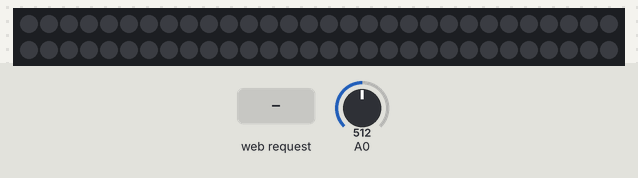
Bench run of a sketch on a simulated ESP8266 (NodeMCU). On the bench: 60 RGB LEDs in strip order, left to right, continuing on the next row. Inputs (shaded band) come from the test bench; at power-on: A0 = 512. Dim RGB values are drawn brighter than linear; WiFi joins after 1.5 s; servers stay silent unless stated; network time is answered at once with the bench clock; the local clock reads 2024-03-15 10:24:30 at power-on unless the sketch sets it; random numbers use the default seed unless the sketch sets one.

Above: at 2.8 s.
2.9 s: HTTP request GET /Fade_In_Fade_Out_on received
At 4.06 s:
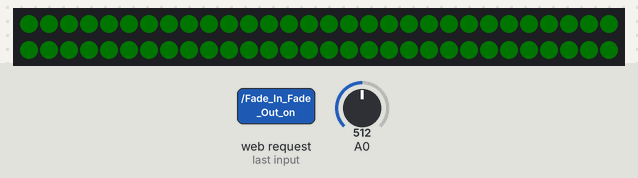
5.9 s: HTTP request GET /up_down_on received
At 6.98 s:
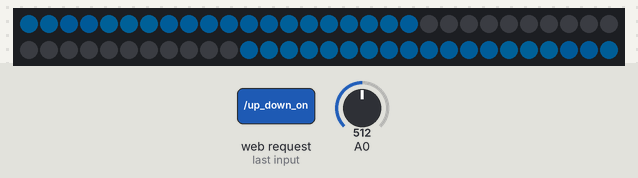
8.9 s: HTTP request GET /White_light_on received
At 9.59 s:
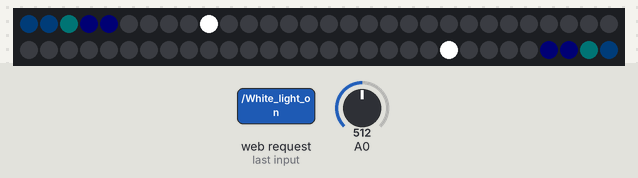
11.8 s: HTTP request GET /Color_off?red=1 received
At 12.01 s:
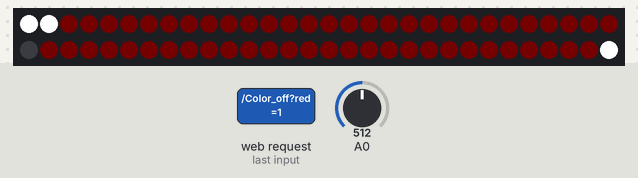
14.2 s: HTTP request GET /up_down_off received
15.7 s: HTTP request GET /Color_off?nume=1&red=1&green=1 received
At 16.6 s:
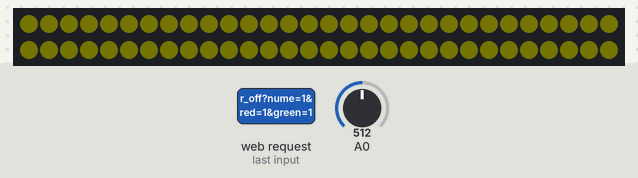
Timing chart, 0 to 18.2 s (numbered marks = the images above; inputs shaded):
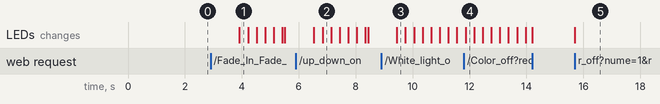

The sketch:

Smart_Light.ino
```cpp
#include <ESP8266WiFi.h>
#include <WiFiUdp.h>
#include <NTPClient.h>
#include <NeoPixelBus.h>
#include <NeoPixelAnimator.h>
#include <DNSServer.h>
#include <ESP8266WebServer.h>
#include <WiFiManager.h>

RgbColor white(255, 255, 255);
RgbColor black(0, 0, 0);


ESP8266WebServer server(80);


String nume ;
bool informatii_introduce = 0;


uint8_t pixel, dinapoi;
byte  red, green, blue, timp;
byte mod_aprindere;

bool negru = 1;
bool  alb, fade_in_fade_out, culoare, up_down, ora;
bool  alb_ora, negru_ora, fade_in_fade_out_ora, culoare_ora;
bool adunare_punctaj = true ;

bool culoare_buton;
byte ora_off, ora_on = 0;
byte minut_off, minut_on = 0;
long timp_pixel = 500;
const long utcOffsetInSeconds = 7200;

WiFiUDP ntpUDP;
NTPClient timeClient(ntpUDP, "pool.ntp.org", utcOffsetInSeconds);


boolean fadeToColor = true;
const uint16_t PixelCount = 60;
uint8_t PixelPin = 3;
const uint8_t AnimationChannels = 1;


NeoPixelBus<NeoGrbFeature, Neo800KbpsMethod> strip(PixelCount, PixelPin);
NeoPixelAnimator animations(AnimationChannels);


struct MyAnimationState
{
  RgbColor StartingColor;
  RgbColor EndingColor;
};

MyAnimationState animationState[AnimationChannels];

void SetRandomSeed()
{
  uint32_t seed;
  seed = analogRead(0);
  delay(1);
  for (int shifts = 3; shifts < 31; shifts += 3)
  {
    seed ^= analogRead(0) << shifts;
    delay(1);
  }

  randomSeed(seed);
}

void BlendAnimUpdate(const AnimationParam& param)
{
  RgbColor updatedColor = RgbColor::LinearBlend(
                            animationState[param.index].StartingColor,
                            animationState[param.index].EndingColor,
                            param.progress);


  bool timp_delay = 1;
  if ( (animationState[param.index].StartingColor == 0) && (animationState[param.index].EndingColor == 0) && (param.progress == 0) )
    timp_delay = 0;

  if (up_down == 1) {
    if (adunare_punctaj) {
      strip.SetPixelColor(pixel, updatedColor);
      strip.SetPixelColor(dinapoi, updatedColor);
      if (timp_delay)
        delay(timp_pixel);
      strip.Show();
    }
  }
  else  for (uint16_t pixel = 0; pixel <= PixelCount ; pixel++)
    {
      strip.SetPixelColor(pixel, updatedColor);
    }
}

void FadeInFadeOutRinseRepeat(float luminance)
{
  if (fadeToColor)
  {
    delay(1000);
    RgbColor target = HslColor(random(360) / 360.0f, 1.0f, luminance);
    uint16_t time = random(800, 2000);
    animationState[0].StartingColor = strip.GetPixelColor(0);
    animationState[0].EndingColor = target;
    animations.StartAnimation(0, time, BlendAnimUpdate);
  }
  else
  {
    uint16_t time = random(600, 700);
    animationState[0].StartingColor = strip.GetPixelColor(0);
    animationState[0].EndingColor = RgbColor(0);
    animations.StartAnimation(0, time, BlendAnimUpdate);
  }
  fadeToColor = !fadeToColor;
}


String Log_in(bool intrebare) {
  String ptr = "<!DOCTYPE html> <html>\n";
  ptr += "<head><meta name=\"viewport\" content=\"width=device-width, initial-scale=1.0, user-scalable=no\">\n";
  ptr += "<title>Modify</title>\n";
  ptr += "<style>html { font-family: Helvetica; display: inline-block; margin: 0px auto; text-align: center;}\n";
  ptr += "body{margin-top: 50px;} h1 {color: #444444;margin: 50px auto 30px;} h3 {color: #444444;margin-bottom: 50px;}\n";
  ptr += "p {font-size: 14px;color: #888;margin-bottom: 10px;}\n";
  ptr += "</style>\n";
  ptr += "</head>\n";
  ptr += "<body>\n";
  ptr += "<h1>Hello</h1>\n";
  ptr += "<p>Please introduce the name should you refer to me </p>\n";
  ptr += "<FORM METHOD='POST'action='/data'>\n";
  ptr += "<input type='text' name='nume'  style=' -moz-appearance: textfield' value=" + String(nume) + " >\n";
  ptr += "<input type='submit' value='Send the info'>\n";
  ptr += "</form>\n";
  ptr += "</body>\n";
  ptr += "</html>\n";
  return ptr;
}


String Pagina_Web(bool alb , bool negru , bool fade_in_fade_out , bool culoare  , bool up_down, bool ora) {
  String ptr = "<!DOCTYPE html> <html>\n";
  ptr += "<head><meta name=\"viewport\" content=\"width=device-width, initial-scale=1.0, user-scalable=no\">\n";
  ptr += "<title>" + nume + "</title>\n";
  ptr += "<style>html { font-family: Helvetica; display: inline-block; margin: 0px auto; text-align: center;}\n";
  ptr += "body{margin-top: 50px;} h1 {color: #444444;margin: 50px auto 30px;} h3 {color: #444444;margin-bottom: 50px;}\n";
  ptr += ".button {display: block;width: 80px;background-color: #1abc9c;border: none;color: white;padding: 13px 30px;text-decoration: none;font-size: 25px;margin: 0px auto 35px;cursor: pointer;border-radius: 4px;}\n";
  ptr += ".button-on {background-color: #1abc9c;}\n";
  ptr += ".button-on:active {background-color: #16a085;}\n";
  ptr += ".button-off {background-color: #77878A;}\n";
  ptr += ".button-off:active {background-color: #2c3e50;}\n";
  ptr += "p {font-size: 14px;color: #888;margin-bottom: 10px;}\n";
  ptr += "</style>\n";
  ptr += "</head>\n";
  ptr += "<body>\n";
  ptr += "<h1>" + nume + "</h1>\n";
  if (negru == 0)
    ptr += "<p>Lamp - State On</p><a class=\"button button-off\" href=\"/disable\">OFF</a>\n";
  else
    ptr += "<p>Lamp - State Off</p>\n";
  if (alb == 1)
    ptr += "<p>White light - State On</p><a class=\"button button-off\" href=\"/disable\">OFF</a>\n";
  else
    ptr += "<p>White light - State Off</p><a class=\"button button-on\" href=\"/White_light_on\">ON</a>\n";
  if (culoare_buton == 1 )
    ptr += "<p>Color - State On</p><a class=\"button button-off\" href=\"/Color_on\">MODIFY</a>\n";
  else if (culoare == 1)
  { ptr += "<p>Color - State On</p>\n";
    ptr += "<FORM METHOD='POST'action='/Color_off'>\n";
    ptr += "<p>Enter the rgb color(0-255)</p>\n";
    ptr += "<p>Red Code</p><input type='number' name='red'  style='width: 2em ; -moz-appearance: textfield' value=" + String(red) + " min='0' max='255'>\n";
    ptr += "<p>Green Code</p><input type='number' name='green'  style='width: 2em ; -moz-appearance: textfield' value=" + String(green) + " min='0' max='255'>\n";
    ptr += "<p>Blue Code</p><input type='number' name='blue' style='width: 2em ; -moz-appearance: textfield' value=" + String(blue) + " min='0' max='255'>\n";
    ptr += "<p>Last value:</p>\n";
    ptr += "<input type='submit' value='Send RGB code'>\n";
    ptr += "</form>\n";
  }
  else
    ptr += "<p>Color - State Off</p><a class=\"button button-on\" href=\"/Color_on\">ON</a>\n";
  if (fade_in_fade_out == 1)
    ptr += "<p>Fade In Fade Out - State On</p><a class=\"button button-off\" href=\"/Fade_In_Fade_Out_off\">OFF</a>\n";
  else
    ptr += "<p>Fade In Fade Out - State Off</p><a class=\"button button-on\" href=\"/Fade_In_Fade_Out_on\">ON</a>\n";
  if (up_down == 1)
  {
    ptr += "<FORM METHOD='POST'action='/up_down_on'>\n";
    ptr += "<p>Enter the time to make a full circle(in seconds)</p>\n";
    ptr += "<p>Time</p><input type='number' name='timp' style='width: 2em ; -moz-appearance: textfield' value=" + String(timp) + " min='0' max='255'></p>\n";
    ptr += "<input type='submit' value='Send The Time'>\n";
    ptr += "</form>\n";
    ptr += "<p>Set The State Off of the Led Ladder</p><a class=\"button button-off\" href=\"/up_down_off\">OFF</a>\n";
  }
  else
    ptr += "<p>Led Ladder - State Off</p><a class=\"button button-on\" href=\"/up_down_on\">ON</a>\n";
  if (( (ora_on >= 1) || (minut_on >= 1) || (minut_off >= 1) || (ora_off >= 1)) && (ora == 1))
    ptr += "<p> Time Led- State On</p><a class=\"button button-off\" href=\"/ora_off\">OFF</a>\n";
  else if (ora == 1)
  {
    ptr += "<FORM METHOD='POST'action='/ora_on'>\n";
    ptr += "<p>The time when the led's will turn on or off (00:00-24:00)</p>\n";
    ptr += "<p>Lights On</p><input type='number' name='ora_on' style='width: 2em ; -moz-appearance: textfield' value=" + String(ora_on) + " min='0' max='24'>:<input type='number' name='minut_on' style='width: 2em ; -moz-appearance: textfield' value=" + String(minut_on) + " min='0' max='60'>\n";
    ptr += "<p>Lights Off</p><input type='number' name='ora_off' style='width: 2em ; -moz-appearance: textfield' value=" + String(ora_off) + " min='0' max='24'>:<input type='number' name='minut_off' style='width: 2em ; -moz-appearance: textfield' value=" + String(minut_off) + " min='0' max='60'>\n";
    ptr += "<p>Select the light mode to start</p>\n";
    ptr += "<p>White Light "   "<input type='radio'  name='alb' value='1' >\n";
    ptr += "<p>Color "   "<input type='radio'  name='culoare' value='1' >\n";
    ptr += "<p>Fade In Fade Out "   "<input type='radio'  name='fade_in_fade_out' value='1'  ></p>\n";
    ptr += "<input type='submit' value='Send The Time Range' >\n";
    ptr += "</form>\n";
  }
  else
    ptr += "<p> Time Led- State Off</p><a class=\"button button-on\" href=\"/ora_on\">ON</a>\n";
  ptr += "</body>\n";
  ptr += "</html>\n";
  return ptr;
}

void setup(void) {
  Serial.begin(115200);
  strip.Begin();
  strip.Show();
  SetRandomSeed();
  delay(100);

  /* WiFi.begin(ssid, password);
    while ( WiFi.status() != WL_CONNECTED ) {
     delay ( 500 );
     Serial.print ( "." );
    }
    Serial.println("");
    Serial.println("WiFi connected");
    Serial.println("IP address: ");
    Serial.println(WiFi.localIP());
    server.begin();

  */

  WiFiManager wifiManager;

  wifiManager.resetSettings();

  wifiManager.autoConnect("Go to 192.168.4.1");

  timeClient.begin();


  server.on("/data", []() {

    nume = server.arg("nume");
    informatii_introduce = 1;
    server.send(200, "text/html", Pagina_Web(alb , negru , fade_in_fade_out , culoare, up_down, ora));
  });


  server.on("/", []() {

    if (informatii_introduce)
      server.send(200, "text/html", Pagina_Web(alb , negru , fade_in_fade_out , culoare, up_down, ora));
    else
      server.send(200, "text/html", Log_in(0));

  });


  server.on("/Color_off", []() {
    fade_in_fade_out = 0;
    alb = 0;
    negru = 0;
    culoare = 1;
    culoare_buton = 1;
    red = server.arg("red").toInt();
    green = server.arg("green").toInt();
    blue = server.arg("blue").toInt();
    RgbColor color = RgbColor(red, green, blue);
    server.send(200, "text/html", Pagina_Web(alb , negru , fade_in_fade_out , culoare, up_down, ora));

  });


  server.on("/Color_on", []() {
    fade_in_fade_out = 0;
    alb = 0;
    negru = 0;
    culoare = 1;
    culoare_buton = 0;
    server.send(200, "text/html", Pagina_Web(alb , negru , fade_in_fade_out , culoare, up_down, ora));
  });

  server.on("/Fade_In_Fade_Out_off", []() {
    fade_in_fade_out = 0;
    alb = 0;
    negru = 0;
    culoare = 0;
    culoare_buton = 0;
    server.send(200, "text/html", Pagina_Web(alb , negru , fade_in_fade_out , culoare, up_down, ora));
  });

  server.on("/disable", []() {
    fade_in_fade_out = 0;
    alb = 0;
    negru = 1;
    culoare = 0;
    culoare_buton = 0;
    server.send(200, "text/html", Pagina_Web(alb , negru , fade_in_fade_out , culoare, up_down, ora));
  });

  server.on("/Fade_In_Fade_Out_on", []() {
    alb = 0;
    negru = 0;
    culoare = 0;
    fade_in_fade_out = 1;
    culoare_buton = 0;
    server.send(200, "text/html", Pagina_Web(alb , negru , fade_in_fade_out , culoare, up_down, ora));
  });

  server.on("/White_light_on", []() {
    fade_in_fade_out = 0;
    negru = 0;
    culoare = 0;
    alb = 1;
    culoare_buton = 0;
    server.send(200, "text/html", Pagina_Web(alb , negru , fade_in_fade_out , culoare, up_down, ora));
  });


  server.on("/up_down_on", []() {
    up_down = 1;
    pixel = 0;
    timp = server.arg("timp").toInt();
    timp_pixel = (timp * 1000) / PixelCount;
    server.send(200, "text/html", Pagina_Web(alb , negru , fade_in_fade_out , culoare, up_down, ora));
  });

  server.on("/up_down_off", []() {
    up_down = 0;
    pixel = 0;
    server.send(200, "text/html", Pagina_Web(alb , negru , fade_in_fade_out , culoare, up_down, ora));
  });


  server.on("/ora_on", []() {
    ora = 1;
    ora_on = server.arg("ora_on").toInt();
    minut_on = server.arg("minut_on").toInt();

    ora_off = server.arg("ora_off").toInt();
    minut_off = server.arg("minut_off").toInt();

    fade_in_fade_out_ora = server.arg("fade_in_fade_out").toInt();
    culoare_ora = server.arg("culoare").toInt();
    alb_ora = server.arg("alb").toInt();
    server.send(200, "text/html", Pagina_Web(alb , negru , fade_in_fade_out , culoare, up_down, ora));
  });


  server.on("/ora_off", []() {
    ora = 0;
    server.send(200, "text/html", Pagina_Web(alb , negru , fade_in_fade_out , culoare, up_down, ora));
  });


  server.begin();


}

void loop(void) {
  server.handleClient();


  dinapoi = PixelCount - pixel;
  timeClient.update();


  if (timeClient.getHours() == ora_on)
    if (timeClient.getMinutes() == minut_on) {
      alb = alb_ora;
      culoare = culoare_ora;
      fade_in_fade_out = fade_in_fade_out_ora;
      negru = 0;
    }

  if (timeClient.getHours() == ora_off)
    if (timeClient.getMinutes() == minut_off) {
      alb = 0;
      culoare = 0;
      fade_in_fade_out = 0;
      negru = 1;
    }


  if (alb == 1)
  {
    if (up_down == 1) {


      if (adunare_punctaj) {
        strip.SetPixelColor(pixel, white);
        strip.SetPixelColor(dinapoi, white);
        delay(timp_pixel);
      }


      if (!adunare_punctaj) {
        strip.SetPixelColor(pixel, black);
        strip.SetPixelColor(dinapoi, black);
        delay(timp_pixel);
      }


    } else {
      for (uint8_t pixel = 0; pixel <= PixelCount; pixel++)
        strip.SetPixelColor(pixel, white);
    }
  }

  if (culoare == 1)
  {
    if (up_down == 1) {

      if (adunare_punctaj) {
        RgbColor color = RgbColor(red, green, blue);
        strip.SetPixelColor(pixel, color);
        strip.SetPixelColor(dinapoi, color);
        delay(timp_pixel);
      }


      if (!adunare_punctaj) {
        strip.SetPixelColor(pixel, black);
        strip.SetPixelColor(dinapoi, black);
        delay(timp_pixel);
      }


    } else {
      for (uint8_t pixel = 0; pixel <= PixelCount; pixel++) {
        RgbColor color = RgbColor(red, green, blue);
        strip.SetPixelColor(pixel, color);
      }
    }


  }


  if (fade_in_fade_out == 1)
  {
    if (up_down == 1) {

      if (animations.IsAnimating())
      {
        animations.UpdateAnimations();
      }
      else
      {
        FadeInFadeOutRinseRepeat(0.2f);
      }


      if (!adunare_punctaj) {
        strip.SetPixelColor(pixel, black);
        strip.SetPixelColor(dinapoi, black);
        delay(timp_pixel);
      }


    } else {
      if (animations.IsAnimating())
      {
        animations.UpdateAnimations();
        strip.Show();
      }
      else
      {
        FadeInFadeOutRinseRepeat(0.2f);
      }

    }
  }


  if (negru == 1 )
  {

    for (uint8_t pixel = 0; pixel <= PixelCount; pixel++)
      strip.SetPixelColor(pixel, black);

  }


  strip.Show();


  if (up_down == 1) {

    if (adunare_punctaj) {
      pixel++;
      if (pixel > (PixelCount / 2))
        adunare_punctaj = false;
    } else
    {
      pixel--;
      if (pixel == 0) {
        adunare_punctaj = true;
      }
    }
  }


}
```

Measured:
- after the input at 2.9 s, the LEDs: change after 1.0 s (image 1)
- after the input at 15.7 s, the LEDs: change at once (image 5)
